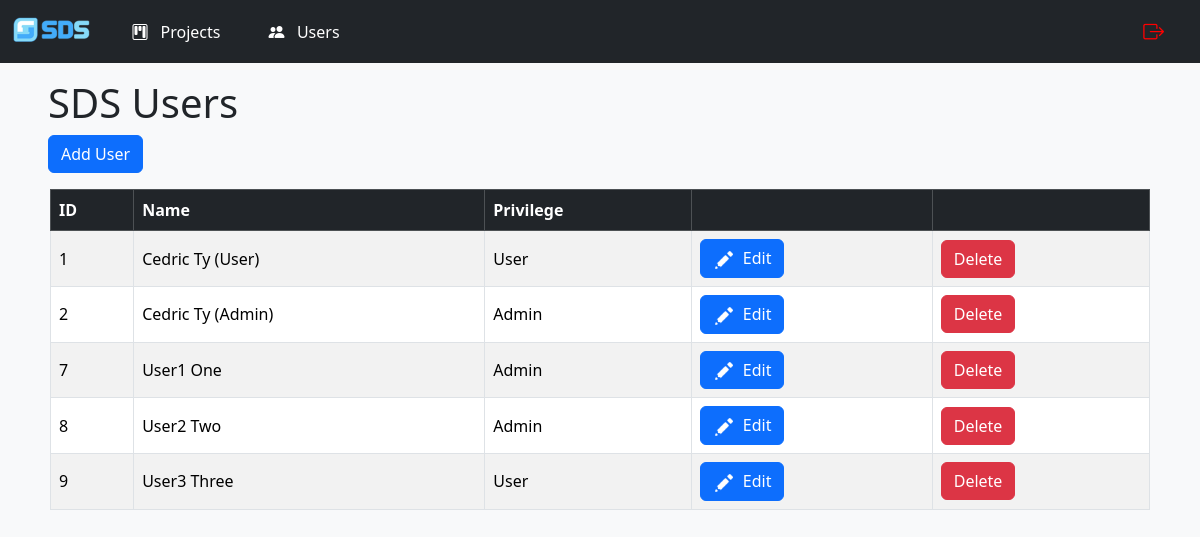
The page /users.php (signed in) on the database its author committed.
### tables this page shows
CREATE TABLE `users` (
  `userid` int(11) NOT NULL,
  `f_name` varchar(50) NOT NULL,
  `l_name` varchar(50) NOT NULL,
  `email` varchar(50) NOT NULL,
  `password` varchar(50) NOT NULL,
  `privilege` enum('User','Admin','') NOT NULL
);

### users.php (the view, shortened to what this page needs)
<!doctype html>
<html lang="en">
    <head>
        <link href="https://cdn.jsdelivr.net/npm/bootstrap@5.3.3/dist/css/bootstrap.min.css" rel="stylesheet">
        <link rel="stylesheet" href="https://cdn.jsdelivr.net/npm/bootstrap-icons@1.11.1/font/bootstrap-icons.css">
    </head>
    <?php
        require_once "modules/nav.php";
        require_once "services/db_config.php";
        $query = "SELECT u.userid, u.f_name, u.l_name, u.email, u.privilege
                    FROM users u";
        $stmt = $con->prepare($query);
        $stmt->execute();
        $results = $stmt->get_result();
        $users = array();
        while ($row = mysqli_fetch_assoc($results)) {
            $users[] = $row;
        }
    ?>
    <body class="bg-body-tertiary">
        <div class="container-fluid px-5 py-3">
            <h1>SDS Users</h1>
            <button type="button" class="btn btn-primary adduserbtn" data-bs-toggle="modal" data-bs-target="#adduserModal">Add User</button>
        </div>
        <div class="col-lg-11 mx-auto">
            <table class="table table-striped scrollable table-bordered align-middle table-hover">
                <thead class="table-dark">
                    <tr>
                        <th>ID</th>
                        <th>Name</th>
                        <th>Privilege</th>
                        <th></th>
                        <th></th>
                    </tr>
                </thead>
                <?php foreach($users as $user) {?>
                <tr>
                    <td><?php echo $user['userid']?></td>
                    <td><?php echo $user['f_name'] . " " . $user['l_name']?></td>
                    <td><?php echo $user['privilege']?></td>
                    <td><a class="btn btn-primary" href="edituser.php?userid=<?php echo $user['userid']?>"><img class="pe-2" src="img/edit.png" style="width:30px;">Edit</a></td>
                    <td><button type="button" class="btn btn-danger deletebtn" data-bs-toggle="modal" data-bs-target="#deleteModal">Delete</button></td>
                </tr>
                <?php } ?>
            </table>
        </div>
</body>
</html>

### rows shown on the page
users: userid "1", f_name "Cedric", l_name "Ty (User)", privilege "User"
users: userid "2", f_name "Cedric", l_name "Ty (Admin)", privilege "Admin"
users: userid "7", f_name "User1", l_name "One", privilege "Admin"
users: userid "8", f_name "User2", l_name "Two", privilege "Admin"
users: userid "9", f_name "User3", l_name "Three", privilege "User"
